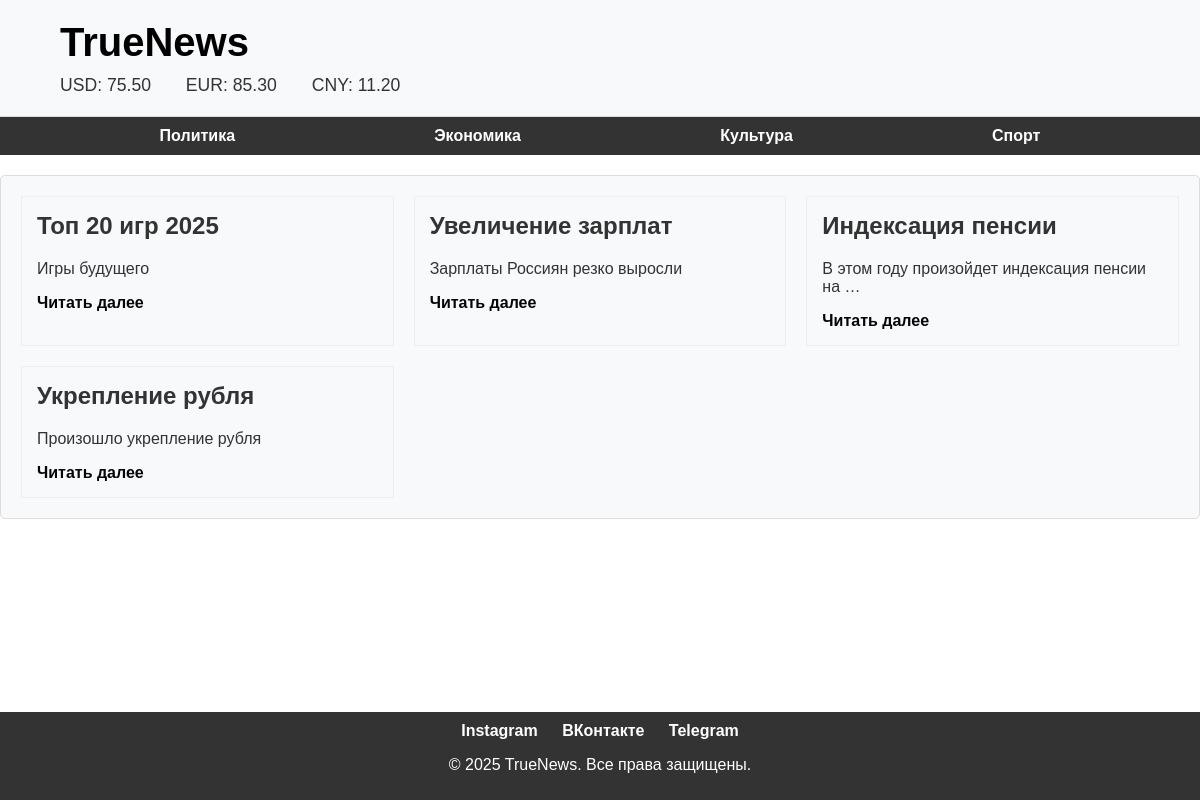
The page / on the database its author committed.
### news/models.py (models this page shows, shortened)
class Category(models.Model):
    name = models.CharField(max_length=100, db_index=True, unique=True)
    slug = models.SlugField(max_length=250, db_index=True)
    def get_absolute_url(self):
        return reverse('categories', kwargs={'categories_slug': self.slug})

class News(models.Model):   # Виджет, для лучшего понимания, заместо 0 и 1(False, True) DRAFT и PUBLISHED
    class Status(models.IntegerChoices):
        DRAFT = 0, 'Черновик-DRAFT'
        PUBLISHED = 1, 'Опубликовано-PUBLISHED'
    title = models.CharField(max_length=250, unique=True)
    content = models.TextField(blank=True)
    time_create = models.DateTimeField(auto_now_add=True)
    time_update = models.DateTimeField(auto_now=True)
    slug = models.SlugField(max_length=200, unique=True, db_index=True)
    is_published = models.BooleanField(choices=Status.choices, default=Status.DRAFT)
    categ = models.ForeignKey("Category", on_delete=models.PROTECT, related_name='categ')
    objects = models.Manager() # Чтобы objects можно было испозьзовать как и раньше
    published = PublishedManager()
    class Meta:
        ordering = ['-time_create'] # Порядок сортировки
        indexes = [
            models.Index(fields=['-time_create']) # Для ускарения поиска по индексу
        ]
    def get_absolute_url(self):
        return reverse('post', kwargs={'post_slug': self.slug})

### news/views.py (the view)
# urls.py: path('', views.index, name='home'),
def index(request):
    post = News.published.all()
    data = {
        'posts': post,
            }
    return render(request, 'news/index.html', context=data)

### news/context_processors.py (called while the page is built)
def categories(request):
    return {'categories': Category.objects.all()}

### news/models.py (called while the page is built)
    def get_queryset(self):
        return super().get_queryset().filter(is_published=News.Status.PUBLISHED)

### news/templates/news/index.html
{% extends 'base.html' %}
{% load static %}
{% block content %}
<div class="posts-grid">
    {% for p in posts %}
    <div class="post-card">
        <h2>{{ p.title }}</h2>
        {% autoescape off %}
        <p>{{ p.content|linebreaks|truncatewords:7 }}</p>
        {% endautoescape %}
        <a href="{{ p.get_absolute_url }}">Читать далее</a>
    </div>
    {% endfor %}
</div>
{% endblock %}

### templates/base.html (shortened to what this page needs)
{% load static %}
<!DOCTYPE html>
<html lang="ru">
<head>
    <link rel="stylesheet" href='{% static "news/css/style.css"%}'>
</head>
<body>
    <header>
        <div class="container">
            <a href="{% url 'home' %}" class="logo-link" ><h1>TrueNews</h1></a>
            <div class="currency">
                <span>USD: <span id="usd">...</span></span>
                <span>EUR: <span id="eur">...</span></span>
                <span>CNY: <span id="cny">...</span></span>
            </div>
        </div>
    </header>
    <nav>
        <div class="container">
            <ul>
                {% for cat in categories %}
                <li><a href="{{ cat.get_absolute_url }}">{{ cat.name }}</a></li>
                {% endfor %}
            </ul>
        </div>
    </nav>
{% block content %} {% endblock %}
    <footer>
        <div class="container">
            <div class="social-links">
                <a href="https://instagram.com" target="_blank">Instagram</a>
                <a href="https://vk.com" target="_blank">ВКонтакте</a>
                <a href="https://telegram.org" target="_blank">Telegram</a>
            </div>
            <p>&copy; 2025 TrueNews. Все права защищены.</p>
        </div>
    </footer>
</body>
</html>

### news/static/news/css/style.css (style rules this page uses)
body { display: flex; flex-direction: column; min-height: 100vh; font-family: 'Libre Franklin', sans-serif; margin: 0; padding: 0; background-color: #ffffff; color: #333; }
.container { width: 90%; max-width: 1200px; margin: 0 auto; }
header { background-color: #f8f9fa; padding: 20px 0; border-bottom: 1px solid #ddd; }
header h1 { margin: 0; font-size: 2.5em; font-weight: 700; }
.currency { margin-top: 10px; font-size: 1.1em; }
.currency span { margin-right: 15px; }
nav { background-color: #333; color: #fff; padding: 10px 0; }
nav ul { list-style: none; padding: 0; margin: 0; display: flex; justify-content: space-around; }
nav ul li { display: inline; }
nav ul li a { color: #fff; font-weight: 700; }
.posts-grid { display: grid; grid-template-columns: repeat(auto-fit, minmax(300px, 1fr)); gap: 20px; margin: 20px 0; }
.posts-grid { background-color: #f8f9fa; padding: 20px; border: 1px solid #ddd; border-radius: 5px; }
.posts-grid h2 { margin-top: 0; font-size: 1.5em; }
.posts-grid a { color: #007bff; font-weight: 700; }
footer { background-color: #333; color: #fff; padding: 10px; text-align: center; margin-top: auto; }
.social-links { margin-bottom: 10px; }
.social-links a { color: #fff; margin: 0 10px; font-weight: 700; }
*.posts-grid a { color: #050505; }
a { text-decoration: none; }
.posts-grid { display: grid; grid-template-columns: repeat(3, 1fr); gap: 20px; }
.post-card { padding: 15px; border: 1px solid #eee; }
.logo-link { color: #000; text-decoration: none; }

### rows shown on the page
Category: name "Политика"
Category: name "Экономика"
Category: name "Культура"
Category: name "Спорт"
News: title "Топ 20 игр 2025", content "Игры будущего"
News: title "Увеличение зарплат", content "Зарплаты Россиян резко выросли"
News: title "Индексация пенсии", content "В этом году произойдет индексация пенсии на …"
News: title "Укрепление рубля", content "Произошло укрепление рубля"
